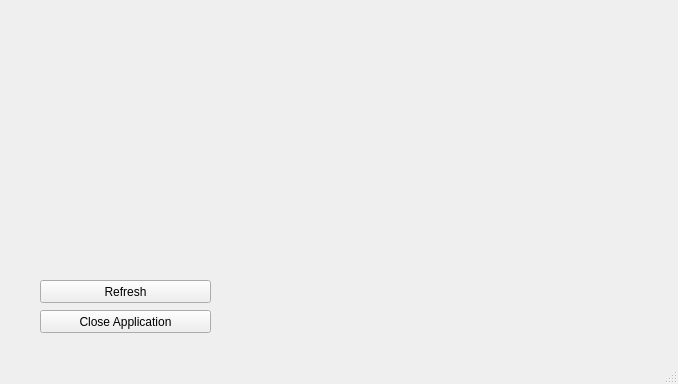
<?xml version="1.0" encoding="UTF-8"?>
<ui version="4.0">
 <class>MainWindow</class>
 <widget class="QMainWindow" name="MainWindow">
  <property name="geometry">
   <rect>
    <x>0</x>
    <y>0</y>
    <width>678</width>
    <height>384</height>
   </rect>
  </property>
  <property name="windowTitle">
   <string>MainWindow</string>
  </property>
  <widget class="QWidget" name="centralwidget">
   <widget class="QPushButton" name="refreshBt">
    <property name="geometry">
     <rect>
      <x>40</x>
      <y>280</y>
      <width>171</width>
      <height>23</height>
     </rect>
    </property>
    <property name="text">
     <string>Refresh</string>
    </property>
   </widget>
   <widget class="QPushButton" name="closeBt">
    <property name="geometry">
     <rect>
      <x>40</x>
      <y>310</y>
      <width>171</width>
      <height>23</height>
     </rect>
    </property>
    <property name="text">
     <string>Close Application</string>
    </property>
   </widget>
   <widget class="QLabel" name="cameraDisplay">
    <property name="geometry">
     <rect>
      <x>260</x>
      <y>50</y>
      <width>381</width>
      <height>281</height>
     </rect>
    </property>
    <property name="text">
     <string/>
    </property>
   </widget>
  </widget>
  <widget class="QMenuBar" name="menubar">
   <property name="geometry">
    <rect>
     <x>0</x>
     <y>0</y>
     <width>678</width>
     <height>21</height>
    </rect>
   </property>
  </widget>
  <widget class="QStatusBar" name="statusbar"/>
 </widget>
 <resources/>
 <connections/>
</ui>
